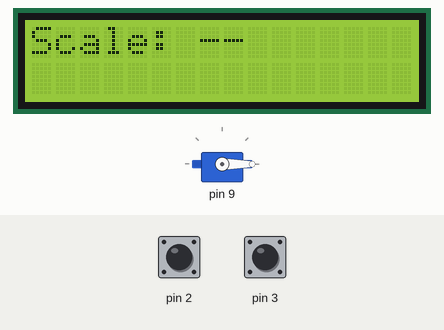
Simulated run of this program. Board: Arduino Uno, built with avr-gcc and run on an emulated ATmega328P. Shown: servo, 16×2 character LCD. The inputs (shaded band) are chosen by the test bench; at power-on: pin 3 HIGH, pin 2 HIGH.

Above: at 1.2 s.
1.3 s: pin 3 pulled LOW for 0.15 s
At 4.1 s:
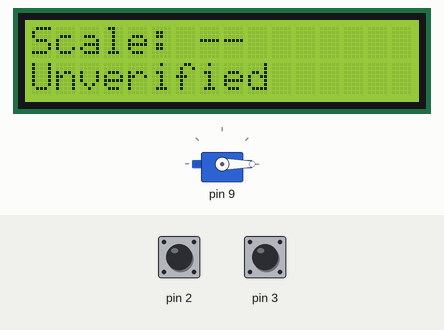
4.4 s: pin 2 pulled LOW for 0.15 s
At 5.6 s:
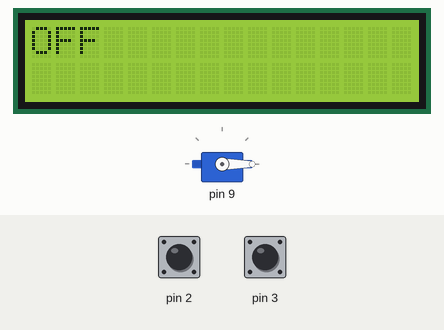
6.3 s: pin 2 pulled LOW for 1 s
At 8.2 s:
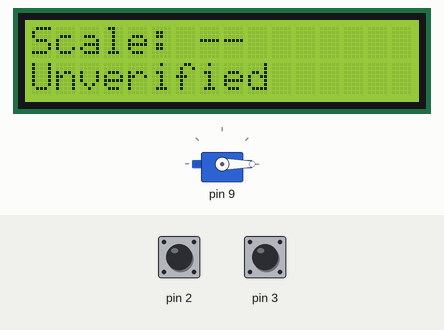
8.8 s: pin 3 pulled LOW for 1 s
At 9.9 s:
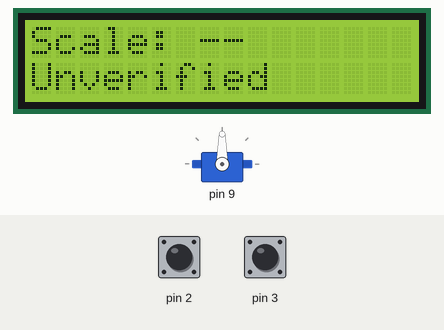
12.3 s: pin 3 pulled LOW for 3.2 s
At 15.3 s:
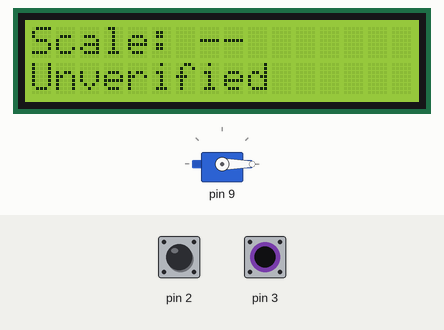
Timing chart, 0 to 16.8 s (numbered marks = the images above; inputs shaded):
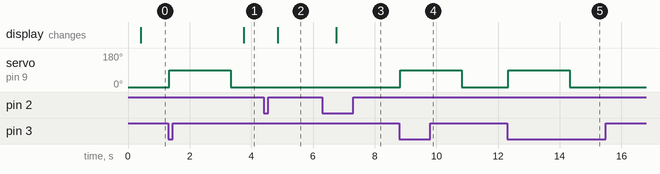

The program:

main.cpp
```cpp
#include <Arduino.h>
#include "Feeder.h"

namespace { FeederController app; }

// Arduino startup hook; initialize once after core setup.
void setup() { app.begin(); }

// Arduino scheduler hook; return after one service pass.
void loop() { app.tick(); }
```

Buttons.cpp
```cpp
#include "Buttons.h"
#include "Config.h"
void Buttons::begin() {
  pinMode(pin_, INPUT_PULLUP);
  stable_ = raw_ = digitalRead(pin_);
  changed_ = millis();
}
bool Buttons::pressed(unsigned long now, bool enabled) {
  const uint8_t level = digitalRead(pin_);
  if (level != raw_) { raw_ = level; changed_ = now; }
  if (!enabled && level == LOW) suppressed_ = true;
  if (now - changed_ < cfg::DEBOUNCE_MS) return false;
  if (level == HIGH) suppressed_ = false;
  if (raw_ == stable_) return false;
  stable_ = raw_;
  return stable_ == LOW && !suppressed_;
}
```

Buttons.h
```cpp
#pragma once
#include <Arduino.h>

// One independently debounced active-low key.
class Buttons {
 public:
  // Bind an input without touching hardware before setup.
  explicit Buttons(uint8_t pin) : pin_(pin) {}
  // Adopt the initial level so a key held at boot does not fire.
  void begin();
  // Ignore a press observed while disabled until the key is stably released.
  bool pressed(unsigned long now, bool enabled = true);
 private:
  uint8_t pin_, raw_, stable_;
  bool suppressed_ = false;
  unsigned long changed_;
};
```

Display.cpp
```cpp
#include "Display.h"
#include <math.h>
#include <Wire.h>

bool Display::responds() {
  Wire.beginTransmission(cfg::LCD_ADDRESS);
  return Wire.endTransmission() == 0 && !Wire.getWireTimeoutFlag();
}

void Display::begin() {
  Wire.begin();
  Wire.setWireTimeout(cfg::I2C_TIMEOUT_US, true);
  if (!responds()) return;
  lcd_.init();
  if (Wire.getWireTimeoutFlag()) return;
  lcd_.backlight();
  online_ = !Wire.getWireTimeoutFlag();
}

void Display::writeRow(uint8_t row, const char* text) {
  if (!online_) return;
  if (!responds()) { online_ = false; return; }
  lcd_.setCursor(0, row);
  for (uint8_t col = 0; col < cfg::LCD_COLS && !Wire.getWireTimeoutFlag(); ++col) {
    lcd_.write(*text ? *text++ : ' ');
  }
  online_ = !Wire.getWireTimeoutFlag();
}

void Display::show(bool on, bool inWindow, const Scale& scale, const PortionCheck& portion) {
  if (!online_) return;
  showPortion(on, portion);
  View view = View::Waiting;
  long value = 0;
  if (!on) view = View::Off;
  else if (inWindow) view = View::On;
  else if (scale.valid()) {
    float g = scale.grams();
    view = g <= cfg::LOW_FOOD_G ? View::Low : View::Weight;
    if (view == View::Weight) value = lroundf(g);
  }
  if (view == last_ && value == grams_) return;
  last_ = view; grams_ = value;
  char row[cfg::LCD_COLS + 1];
  switch (view) {
    case View::Off: strcpy_P(row, PSTR("OFF")); break;
    case View::On: strcpy_P(row, PSTR("On")); break;
    case View::Low: strcpy_P(row, PSTR("add more food")); break;
    case View::Weight:
      snprintf_P(row, sizeof(row), PSTR("Food: %ldg"), value); break;
    default: strcpy_P(row, PSTR("Scale: --")); break;
  }
  writeRow(0, row);
}

void Display::showPortion(bool on, const PortionCheck& portion) {
  using State = PortionCheck::State;
  State state = on ? portion.state() : State::None;
  long grams = state == State::Measured ? portion.grams() : 0;
  if (state == lastPortion_ && grams == lastPortionG_) return;
  lastPortion_ = state; lastPortionG_ = grams;
  char row[cfg::LCD_COLS + 1] = {};
  switch (state) {
    case State::Checking: strcpy_P(row, PSTR("Checking...")); break;
    case State::Measured:
      snprintf_P(row, sizeof(row), PSTR("Last: %ldg"), grams); break;
    case State::CheckOutlet: strcpy_P(row, PSTR("Check outlet")); break;
    case State::Unverified: strcpy_P(row, PSTR("Unverified")); break;
    default: break;
  }
  writeRow(1, row);
}
```

Display.h
```cpp
#pragma once
#include <LiquidCrystal_I2C.h>
#include "Scale.h"
// LCD arbitration: standby, window, then weight; redraw only on change.
class Display {
 public:
  // Initialize the two-line LCD.
  void begin();
  // Round only for display, never for the low-food decision.
  void show(bool on, bool inWindow, const Scale& scale, const PortionCheck& portion);
 private:
  // Probe only before a changed row; latch display faults until reset.
  bool responds();
  // Pad or truncate a row and abandon it on the first timed-out character.
  void writeRow(uint8_t row, const char* text);
  // Refresh the portion row independently; blank it in standby.
  void showPortion(bool on, const PortionCheck& portion);
  PortionCheck::State lastPortion_ = PortionCheck::State::None;
  long lastPortionG_ = 0;
  enum class View : uint8_t { None, Off, On, Waiting, Low, Weight };
  LiquidCrystal_I2C lcd_{cfg::LCD_ADDRESS, cfg::LCD_COLS, cfg::LCD_ROWS};
  View last_ = View::None;
  bool online_ = false;
  long grams_ = 0;
};
```

Feeder.cpp
```cpp
#include "Feeder.h"
void Feeder::enable(bool on, unsigned long now) {
  on_ = on;
  servo_.write(cfg::CLOSED_DEG);
  if (!servo_.attached()) servo_.attach(cfg::SERVO);
  state_ = State::Closing; since_ = now;
}
bool Feeder::start(unsigned long now) {
  if (!ready()) return false;
  servo_.write(cfg::OPEN_DEG);
  state_ = State::Open; since_ = now;
#if DEBUG
  Serial.println(F("feed start"));
#endif
  return true;
}
void Feeder::tick(unsigned long now) {
  if (state_ == State::Open && now - since_ >= cfg::FEED_MS) enable(on_, now);
  if (state_ != State::Closing || now - since_ < cfg::CLOSE_TRAVEL_MS) return;
  state_ = State::Idle;
  if (!on_) { servo_.detach(); digitalWrite(cfg::SERVO, LOW); }
}
void FeederController::begin() {
#if DEBUG
  Serial.begin(cfg::SERIAL_BAUD);
#endif
  gate_.enable(true, millis());
  power_.begin(); manual_.begin(); range_.begin(); scale_.begin(); display_.begin();
  // DS3231: initialize the RTC here instead of seeding from START_*.
  clock_.set(cfg::START_HOUR, cfg::START_MINUTE, millis());
}
void FeederController::tick() {
  unsigned long now = millis();
  const bool toggle = power_.pressed(now);
  const bool feed = manual_.pressed(now, !toggle && canFeed());
  if (toggle) {
    on_ = !on_;
    gate_.enable(on_, now); scale_.enable(on_); range_.reset();
    portion_.cancel();
  }
  gate_.tick(now); clock_.tick(now);
  int8_t slot = clock_.window();
  if (slot != previous_) range_.reset();
  previous_ = slot;
  if (on_) {
    if (gate_.ready()) scale_.tick(now);
    portion_.tick(gate_.ready(), scale_, now);
    if (!toggle && feed) startPortion(now);
    if (canFeed() && clock_.available(slot)) {
      bool qualified = range_.nearForInterval(millis());
      now = millis(); clock_.tick(now); // A pulse wait may have crossed the end boundary.
      if (qualified && clock_.window() == slot && startPortion(now)) clock_.consume(slot);
    } else range_.reset();
  }
  // In standby, detach before touching a potentially faulty I2C bus.
  if (!gate_.motionPending()) display_.show(on_, clock_.window() != cfg::NO_WINDOW, scale_, portion_);
}

bool FeederController::canFeed() const {
  return gate_.ready() && portion_.state() != PortionCheck::State::Checking;
}

bool FeederController::startPortion(unsigned long now) {
  if (!canFeed()) return false;
  portion_.begin(scale_, now);
  return gate_.start(now);
}
```

Feeder.h
```cpp
#pragma once
#include <Servo.h>
#include "Buttons.h"
#include "Display.h"
#include "RangeSensor.h"
#include "Schedule.h"

// Gate motion only; closing travel is busy, including during standby.
class Feeder {
 public:
  // Close at startup or on power changes; detach only after closing in standby.
  void enable(bool on, unsigned long now);
  // Start only from the fully closed, enabled state.
  bool start(unsigned long now);
  // Advance one due motion transition without waiting.
  void tick(unsigned long now);
  // False while moving, open, or disabled.
  bool ready() const { return on_ && !motionPending(); }
  // True until both the open interval and commanded closing travel are over.
  bool motionPending() const { return state_ != State::Idle; }
 private:
  enum class State : uint8_t { Idle, Open, Closing };
  Servo servo_;
  State state_ = State::Idle;
  bool on_ = false;
  unsigned long since_ = 0;
};

// Application coordinator; device drivers do not depend on scheduling policy.
class FeederController {
 public:
  // Initialize drivers, close the gate and seed the simulated clock.
  void begin();
  // Process power first; a manual request takes precedence over automatic feed.
  void tick();
 private:
  // A closed gate alone is not sufficient while the previous portion is being weighed.
  bool canFeed() const;
  // Both trigger paths share the same pre-motion snapshot and admission rule.
  bool startPortion(unsigned long now);
  Buttons power_{cfg::KEY_POWER}, manual_{cfg::KEY_FEED};
  Feeder gate_;
  Scale scale_;
  PortionCheck portion_;
  RangeSensor range_;
  Schedule clock_;
  Display display_;
  bool on_ = true;
  int8_t previous_ = cfg::NO_WINDOW;
};
```

RangeSensor.cpp
```cpp
#include "RangeSensor.h"
#include "Config.h"
void RangeSensor::begin() {
  digitalWrite(cfg::TRIG, LOW); pinMode(cfg::TRIG, OUTPUT); pinMode(cfg::ECHO, INPUT);
}
void RangeSensor::reset() { near_ = false; }
float RangeSensor::measure() {
  digitalWrite(cfg::TRIG, HIGH);
  delayMicroseconds(cfg::TRIGGER_US); // Trigger strobe, not a scheduling delay.
  digitalWrite(cfg::TRIG, LOW);
  unsigned long width = pulseIn(cfg::ECHO, HIGH, cfg::ECHO_TIMEOUT_US);
  return width ? width / cfg::US_PER_CM : cfg::NO_ECHO;
}
bool RangeSensor::nearForInterval(unsigned long now) {
  if (now - pingAt_ < cfg::PING_MS) return false;
  float distance = measure();
  const unsigned long seen = millis();
  if (seen - pingAt_ > cfg::MAX_PING_GAP_MS) reset();
  pingAt_ = seen; // Timestamp completed samples, including the time spent waiting for echo.
  if (distance == cfg::NO_ECHO || distance > cfg::NEAR_CM) { reset(); return false; }
  if (!near_) { near_ = true; since_ = seen; }
  return seen - since_ >= cfg::NEAR_MS;
}
```

RangeSensor.h
```cpp
#pragma once
#include <Arduino.h>
// Requires an uninterrupted run of valid near echoes.
class RangeSensor {
 public:
  // Leave trigger low between pings.
  void begin();
  // Forget proximity evidence without bypassing the ping rate limit.
  void reset();
  // Issue at most one due ping; report a complete near interval.
  bool nearForInterval(unsigned long now);
 private:
  // Return cm, or NO_ECHO when the bounded pulse wait expires.
  float measure();
  bool near_ = false;
  unsigned long pingAt_ = 0, since_ = 0;
};
```

Scale.cpp
```cpp
#include "Scale.h"
#include <math.h>
#include <util/atomic.h>

// Clock one ready conversion without re-entering HX711::read()'s unbounded wait.
// Restore the IRQ mask after each pulse so Servo interrupts cannot stretch SCK high.
static bool readReadyRaw(long& value) {
  long raw = 0;
  for (uint8_t bit = 0; bit < cfg::HX711_DATA_BITS; ++bit) {
    uint8_t level;
    ATOMIC_BLOCK(ATOMIC_RESTORESTATE) {
      digitalWrite(cfg::HX711_SCK, HIGH);
      level = digitalRead(cfg::HX711_DT);
      digitalWrite(cfg::HX711_SCK, LOW);
    }
    raw = (raw << 1) | level;
  }
  bool released;
  ATOMIC_BLOCK(ATOMIC_RESTORESTATE) {
    digitalWrite(cfg::HX711_SCK, HIGH); // Select channel A, gain 128 for next conversion.
    digitalWrite(cfg::HX711_SCK, LOW);
    released = digitalRead(cfg::HX711_DT) == HIGH;
  }
  if (!released) return false; // Pulse 25 must release DOUT, even for an all-zero word.
  const long modulus = 1L << cfg::HX711_DATA_BITS;
  value = raw >= modulus / 2 ? raw - modulus : raw;
  // At either rail the ADC cannot distinguish the endpoint from an overload.
  return value != cfg::HX711_RAW_MIN && value != cfg::HX711_RAW_MAX;
}
void Scale::begin() { adc_.begin(cfg::HX711_DT, cfg::HX711_SCK); enable(true); }
void Scale::enable(bool on) {
  on_ = on;
  retryPending_ = false;
  next_ = count_ = 0;
  if (on) adc_.power_up(); else adc_.power_down();
}
void Scale::tick(unsigned long now) {
  if (!on_) return;
  if (retryPending_ && now - last_ < cfg::SCALE_RETRY_MS) return;
  if (now - last_ >= cfg::SCALE_STALE_MS) next_ = count_ = 0;
  if (!adc_.is_ready()) return;
  long raw;
  last_ = now;
  retryPending_ = !readReadyRaw(raw);
  if (retryPending_) {
    next_ = count_ = 0;
    return;
  }
  if (!count_) sum_ = 0;
  else if (count_ == cfg::FILTER_SIZE) sum_ -= samples_[next_];
  sum_ += raw;
  samples_[next_] = raw;
  times_[next_] = now;
  next_ = (next_ + 1) % cfg::FILTER_SIZE;
  if (count_ < cfg::FILTER_SIZE) ++count_;
  if (cfg::SCALE_CALIBRATED) {
    // Subtract the platform offset before converting the mean to AVR float.
    const long whole = sum_ / count_ - cfg::ZERO_RAW;
    const float fraction = (sum_ % count_) / static_cast<float>(count_);
    netGrams_ = (whole + fraction) / cfg::SCALE - cfg::TARE_G;
  }
#if DEBUG
  Serial.print(F("raw=")); Serial.println(raw);
#endif
}
bool Scale::stableSum(unsigned long now, unsigned long maxAge, long& value) const {
  if (!valid() || count_ != cfg::FILTER_SIZE || now - last_ > cfg::SAMPLE_FRESH_MS) return false;
  // When full, next_ points to the oldest sample in the ring.
  unsigned long oldestAge = now - times_[next_];
  if (oldestAge > cfg::STABLE_WINDOW_MS || oldestAge > maxAge) return false;
  long low = samples_[0], high = low;
  for (uint8_t i = 1; i < count_; ++i) {
    low = min(low, samples_[i]);
    high = max(high, samples_[i]);
  }
  if ((high - low) > cfg::STABLE_SPAN_G * fabsf(cfg::SCALE)) return false;
  value = sum_;
  return true;
}

void PortionCheck::begin(const Scale& scale, unsigned long now) {
  grams_ = 0;
  state_ = cfg::SCALE_MOUNT != cfg::ScaleMount::Unconfigured &&
           scale.stableSum(now, cfg::STABLE_WINDOW_MS, beforeSum_) ? State::Feeding : State::Unverified;
}

void PortionCheck::tick(bool closed, const Scale& scale, unsigned long now) {
  if (state_ == State::Feeding && closed) {
    state_ = State::Checking;
    closedAt_ = now;
  }
  if (state_ != State::Checking) return;
  unsigned long elapsed = now - closedAt_;
  if (elapsed >= cfg::PORTION_TIMEOUT_MS) { state_ = State::Unverified; return; }
  if (elapsed < cfg::PORTION_SETTLE_MS) return;
  long afterSum;
  if (!scale.stableSum(now, elapsed - cfg::PORTION_SETTLE_MS, afterSum)) return;
  // Full windows have equal length: zero and tare cancel. Widen before subtraction.
  const int64_t change = static_cast<int64_t>(afterSum) - beforeSum_;
  const float delta = (cfg::SCALE_MOUNT == cfg::ScaleMount::Hopper ? -change : change) /
                      (cfg::FILTER_SIZE * cfg::SCALE);
  if (fabsf(delta) < cfg::MIN_PORTION_G) state_ = State::CheckOutlet;
  else if (delta < 0 || delta > cfg::MAX_PORTION_G) state_ = State::Unverified;
  else { grams_ = lroundf(delta); state_ = State::Measured; }
}

void PortionCheck::cancel() {
  if (state_ == State::Feeding || state_ == State::Checking) state_ = State::Unverified;
}
```

Scale.h
```cpp
#pragma once
#include "Config.h"
#include <HX711.h>
// Moving average of ready HX711 conversions, with no tare at boot.
class Scale {
 public:
  // Start the ADC without assuming the platform is empty.
  void begin();
  // Stop or resume conversions and discard all old samples.
  void enable(bool on);
  // Read at most one ready conversion and expire stale measurements.
  void tick(unsigned long now);
  // Gram values require both calibration and at least one current conversion.
  bool valid() const { return cfg::SCALE_CALIBRATED && count_ != 0; }
  // Return net grams; call only when valid.
  float grams() const { return netGrams_; }
  // Snapshot the exact ADC sum of a fresh, full, stable window within maxAge.
  bool stableSum(unsigned long now, unsigned long maxAge, long& value) const;
 private:
  HX711 adc_;
  bool on_ = false;
  bool retryPending_ = false;
  uint8_t next_ = 0, count_ = 0;
  long samples_[cfg::FILTER_SIZE] = {};
  long sum_ = 0; // Up to 255 signed 24-bit samples fit in a signed 32-bit sum.
  float netGrams_ = 0;
  unsigned long times_[cfg::FILTER_SIZE] = {};
  unsigned long last_ = 0; // Last frame attempt; a failed attempt also empties the ring.
};

// Observes one gate cycle; never issues gate commands or changes schedule quota.
class PortionCheck {
 public:
  enum class State : uint8_t { None, Feeding, Checking, Measured, CheckOutlet, Unverified };
  // Capture a baseline before the servo moves; unavailable data never prevents feeding.
  void begin(const Scale& scale, unsigned long now);
  // Start settling after closing travel, then wait a bounded time for fresh samples.
  void tick(bool closed, const Scale& scale, unsigned long now);
  // Invalidate only an interrupted observation, preserving completed results.
  void cancel();
  State state() const { return state_; }
  long grams() const { return grams_; }
 private:
  State state_ = State::None;
  unsigned long closedAt_ = 0;
  long beforeSum_ = 0;
  long grams_ = 0;
};
```

Schedule.cpp
```cpp
#include "Schedule.h"
void Schedule::clear(unsigned long now) { used_ = 0; set(0, 0, now); }
bool Schedule::set(uint8_t hour, uint8_t minute, unsigned long now) {
  if (hour >= cfg::HOURS_PER_DAY || minute >= cfg::MIN_PER_HOUR) return false;
  hour_ = hour; minute_ = minute; anchor_ = now;
  return true;
}
void Schedule::tick(unsigned long now) {
  // DS3231: replace only the time update here; clear used_ on date change.
  // Initialize the RTC on Wire at startup instead of setting a simulated time.
  unsigned long step = (now - anchor_) / cfg::MINUTE_MS;
  if (!step) return;
  anchor_ += step * cfg::MINUTE_MS;
  unsigned long total = hour_ * cfg::MIN_PER_HOUR + minute_ + step;
  if (total >= cfg::MIN_PER_DAY) used_ = 0;
  total %= cfg::MIN_PER_DAY;
  hour_ = total / cfg::MIN_PER_HOUR; minute_ = total % cfg::MIN_PER_HOUR;
}
int8_t Schedule::window() const {
  const uint16_t m = hour_ * cfg::MIN_PER_HOUR + minute_;
  for (uint8_t i = 0; i < cfg::WINDOW_COUNT; ++i)
    if (m >= cfg::WINDOWS[i][0] && m < cfg::WINDOWS[i][1]) return i;
  return cfg::NO_WINDOW;
}
bool Schedule::available(int8_t slot) const {
  return slot >= 0 && static_cast<size_t>(slot) < cfg::WINDOW_COUNT && !(used_ & (1U << slot));
}
void Schedule::consume(int8_t slot) { if (available(slot)) used_ |= 1U << slot; }
```

Source omitted: Schedule.h (840 bytes), Config.h (4212 bytes)

Measured:
- after the input at 1.3 s, servo on pin 9: 0° → 90° at once, → 0° 2.0 s later; the display: changes after 2.4 s (image 1)
- after the input at 4.4 s, the display: changes after 0.46 s (image 2)
- after the input at 6.3 s, the display: changes after 0.46 s (image 3)
- after the input at 8.8 s, servo on pin 9: 0° → 90° at once, → 0° 2.0 s later
- after the input at 12.3 s, servo on pin 9: 0° → 90° at once, → 0° 2.0 s later
